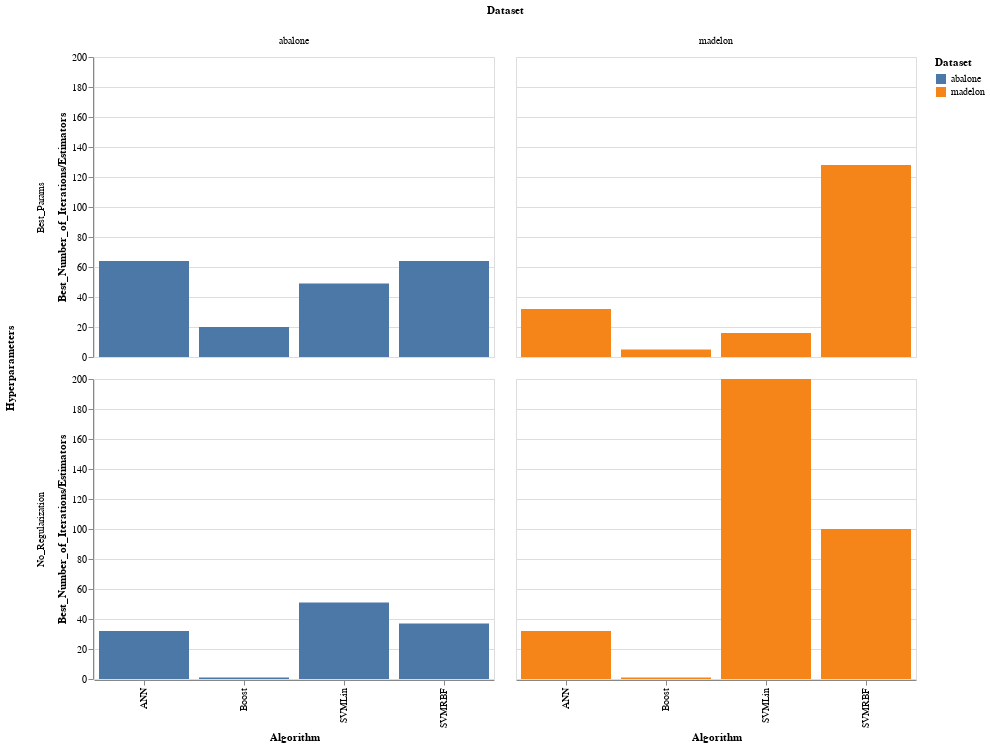

This figure's notebook cell:
### Markdown cell above
Scoring is based on Test Set Scores

### Code cell
alt.Chart(iterations).mark_bar().encode(
    x='Algorithm:N',
    y=alt.Y('Best_Number_of_Iterations/Estimators:Q'),
    column='Dataset:N',
    row='Hyperparameters:N',
    color='Dataset:N'
)

### Figure 1 — Vega-Lite specification as saved in the notebook (floating-point values rounded to 4 significant figures)
{"$schema": "https://vega.github.io/schema/vega-lite/v2.6.0.json", "config": {"background": "white", "view": {"height": 300, "width": 400}}, "data": {"name": "data-0a8b1f4bd8c8cb65d7c818a096baaa20"}, "datasets": {"data-0a8b1f4bd8c8cb65d7c818a096baaa20": [{"Algorithm": "ANN", "Best_Number_of_Iterations/Estimators": 64, "Dataset": "abalone", "Hyperparameters": "Best_Params"}, {"Algorithm": "Boost", "Best_Number_of_Iterations/Estimators": 20, "Dataset": "abalone", "Hyperparameters": "Best_Params"}, {"Algorithm": "SVMLin", "Best_Number_of_Iterations/Estimators": 49, "Dataset": "abalone", "Hyperparameters": "Best_Params"}, {"Algorithm": "SVMRBF", "Best_Number_of_Iterations/Estimators": 64, "Dataset": "abalone", "Hyperparameters": "Best_Params"}, {"Algorithm": "ANN", "Best_Number_of_Iterations/Estimators": 32, "Dataset": "madelon", "Hyperparameters": "Best_Params"}, {"Algorithm": "Boost", "Best_Number_of_Iterations/Estimators": 5, "Dataset": "madelon", "Hyperparameters": "Best_Params"}, {"Algorithm": "SVMLin", "Best_Number_of_Iterations/Estimators": 16, "Dataset": "madelon", "Hyperparameters": "Best_Params"}, {"Algorithm": "SVMRBF", "Best_Number_of_Iterations/Estimators": 128, "Dataset": "madelon", "Hyperparameters": "Best_Params"}, {"Algorithm": "ANN", "Best_Number_of_Iterations/Estimators": 32, "Dataset": "abalone", "Hyperparameters": "No_Regularization"}, {"Algorithm": "Boost", "Best_Number_of_Iterations/Estimators": 1, "Dataset": "abalone", "Hyperparameters": "No_Regularization"}, {"Algorithm": "SVMLin", "Best_Number_of_Iterations/Estimators": 51, "Dataset": "abalone", "Hyperparameters": "No_Regularization"}, {"Algorithm": "SVMRBF", "Best_Number_of_Iterations/Estimators": 37, "Dataset": "abalone", "Hyperparameters": "No_Regularization"}, {"Algorithm": "ANN", "Best_Number_of_Iterations/Estimators": 32, "Dataset": "madelon", "Hyperparameters": "No_Regularization"}, {"Algorithm": "Boost", "Best_Number_of_Iterations/Estimators": 1, "Dataset": "madelon", "Hyperparameters": "No_Regularization"}, {"Algorithm": "SVMLin", "Best_Number_of_Iterations/Estimators": 200, "Dataset": "madelon", "Hyperparameters": "No_Regularization"}, {"Algorithm": "SVMRBF", "Best_Number_of_Iterations/Estimators": 100, "Dataset": "madelon", "Hyperparameters": "No_Regularization"}]}, "encoding": {"color": {"field": "Dataset", "type": "nominal"}, "column": {"field": "Dataset", "type": "nominal"}, "row": {"field": "Hyperparameters", "type": "nominal"}, "x": {"field": "Algorithm", "type": "nominal"}, "y": {"field": "Best_Number_of_Iterations/Estimators", "type": "quantitative"}}, "mark": "bar"}
